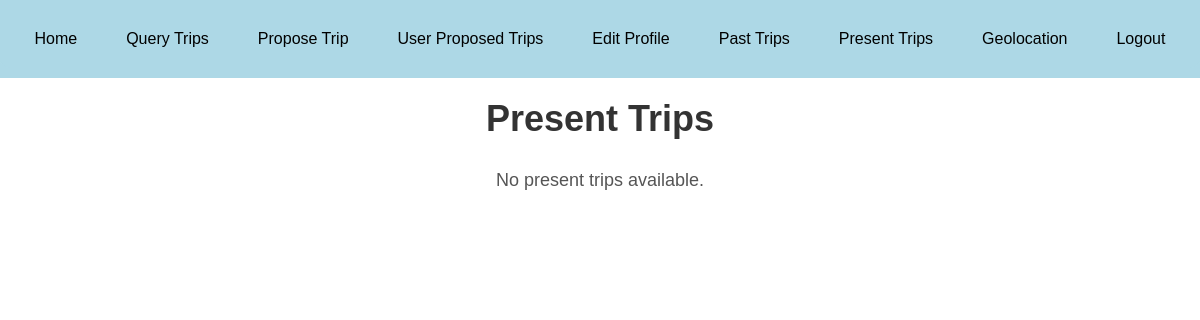
Before: /presentTrips with the older database file.
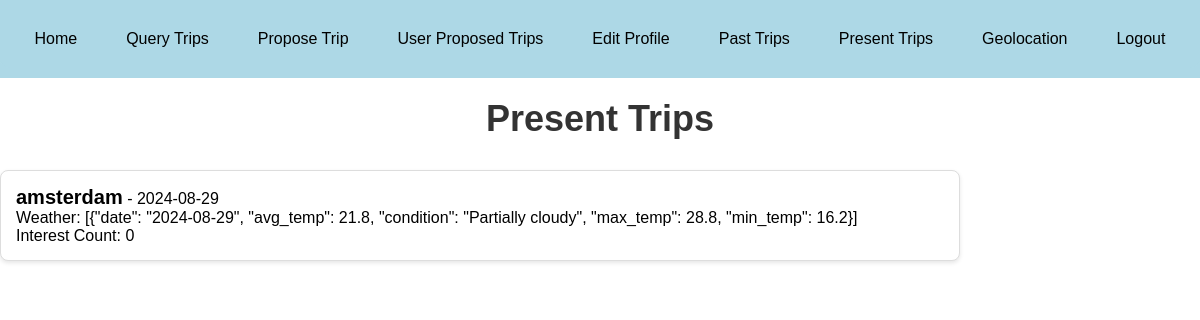
After: the same page with the newer database file.
### main.py (models this page shows)
class ProposedTrip(db.Model):
    id = db.Column(db.Integer, primary_key=True)
    user_id = db.Column(db.String(36), nullable=False)
    trip_id = db.Column(db.String(36), unique=True, nullable=False)
    location = db.Column(db.String(100), nullable=False)
    date = db.Column(db.String(20), nullable=False)
    weather = db.Column(db.String(2000), nullable=False)
    interest_count = db.Column(db.Integer, default=0)

### main.py (the view)
@app.route('/presentTrips', methods=['GET'])
def present_trips():
    try:
        today = datetime.today().strftime('%Y-%m-%d')
        present_trips = ProposedTrip.query.filter(ProposedTrip.date >= today).all()
        return render_template('presentTrips.html', present_trips=present_trips)
    except SQLAlchemyError as db_error:
        error_message = f"Database error: {str(db_error)}"
        app.logger.error(error_message)  # Log the error
        return render_template('error.html', error_message=error_message), 500
    except Exception as e:
        error_message = f"An unexpected error occurred: {str(e)}"
        app.logger.error(error_message)  # Log the error
        return render_template('error.html', error_message=error_message), 500

### templates/presentTrips.html (shortened to what this page needs)
<!DOCTYPE html>
<html lang="en">
<head>
</head>
<body>
 <header>
        <nav>
            <a href="{{ url_for('runIndex') }}">Home</a>
            <a href="{{ url_for('query') }}">Query Trips</a>
            <a href="{{ url_for('proposed_trips') }}">Propose Trip</a>
            <a href="{{ url_for('user_proposed_trips') }}">User Proposed Trips</a>
            <a href="{{ url_for('edit_profile') }}">Edit Profile</a>
            <a href="{{ url_for('past_trips') }}">Past Trips</a>
            <a href="{{ url_for('present_trips') }}">Present Trips</a>
            <a id="geolocation-link" href="{{ url_for('geolocation') }}">Geolocation</a>
            <a href="/">Logout</a>
        </nav>
    </header>
    <h1>Present Trips</h1>
    {% if present_trips %}
        <ul>
            {% for trip in present_trips %}
                <li>
                    <strong>{{ trip.location }}</strong> - {{ trip.date }} <br>
                    Weather: {{ trip.weather }} <br>
                    Interest Count: {{ trip.interest_count }}
                </li>
            {% endfor %}
        </ul>
    {% else %}
        <p>No present trips available.</p>
    {% endif %}
</body>
</html>

### templates/presentTrips.html (style rules this page uses)
body { font-family: Arial, sans-serif; background-color: white; padding: 0px; margin-left: 0px; margin-right: 0px ; margin-top: 0px; }
header { background-color: lightblue; padding: 10px 0; }
nav { display: flex; justify-content: space-around; background-color: lightblue; padding: 10px; border-radius: 0 0 10px 10px; }
nav a { color: black; text-decoration: none; padding: 10px; border-radius: 5px; transition: background-color 0.3s; }
h1 { color: #333; text-align: center; margin-top: 20px; font-size: 36px; margin-bottom: 30px; }
ul { list-style-type: none; padding: 0; width: 80%; }
li { background-color: #fff; border: 1px solid #ddd; margin: 15px 0; padding: 15px; border-radius: 8px; box-shadow: 0 2px 4px rgba(0, 0, 0, 0.1); transition: transform 0.3s ease-in-out; }
strong { font-size: 20px; }

Changed rows visible on the page:
added ProposedTrip: location "amsterdam", date "2024-08-29", weather "[{\"date\": \"2024-08-29\", \"avg_temp\": 21.8, \"condition\": \"Partially cloudy\", \"max_temp\": 28.8, \"min_temp\": 16.2}]", interest_count "0"
Other visible differences:
text no longer shown: "No present trips available."
